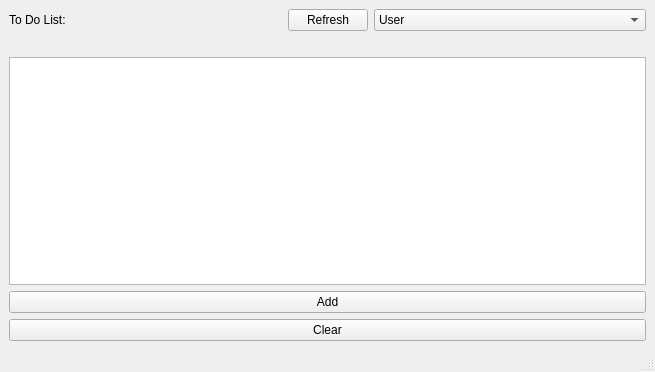
<?xml version="1.0" encoding="UTF-8"?>
<ui version="4.0">
 <class>Window</class>
 <widget class="QMainWindow" name="Window">
  <property name="geometry">
   <rect>
    <x>0</x>
    <y>0</y>
    <width>655</width>
    <height>372</height>
   </rect>
  </property>
  <property name="windowTitle">
   <string>To Do List</string>
  </property>
  <widget class="QWidget" name="centralwidget">
   <layout class="QGridLayout" name="gridLayout">
    <item row="2" column="0">
     <widget class="QListWidget" name="lv_items"/>
    </item>
    <item row="3" column="0">
     <widget class="QPushButton" name="btn_add">
      <property name="text">
       <string>Add</string>
      </property>
     </widget>
    </item>
    <item row="4" column="0">
     <widget class="QPushButton" name="btn_clr">
      <property name="text">
       <string>Clear</string>
      </property>
     </widget>
    </item>
    <item row="0" column="0">
     <layout class="QHBoxLayout" name="horizontalLayout">
      <property name="sizeConstraint">
       <enum>QLayout::SetDefaultConstraint</enum>
      </property>
      <item>
       <widget class="QLabel" name="label">
        <property name="text">
         <string>To Do List:</string>
        </property>
       </widget>
      </item>
      <item>
       <widget class="QPushButton" name="btn_refr">
        <property name="sizePolicy">
         <sizepolicy hsizetype="Fixed" vsizetype="Fixed">
          <horstretch>0</horstretch>
          <verstretch>0</verstretch>
         </sizepolicy>
        </property>
        <property name="text">
         <string>Refresh</string>
        </property>
       </widget>
      </item>
      <item>
       <widget class="QComboBox" name="cbb_user">
        <property name="frame">
         <bool>true</bool>
        </property>
        <item>
         <property name="text">
          <string>User</string>
         </property>
        </item>
        <item>
         <property name="text">
          <string>Logout</string>
         </property>
        </item>
       </widget>
      </item>
     </layout>
    </item>
    <item row="1" column="0">
     <spacer name="horizontalSpacer">
      <property name="orientation">
       <enum>Qt::Horizontal</enum>
      </property>
      <property name="sizeHint" stdset="0">
       <size>
        <width>40</width>
        <height>20</height>
       </size>
      </property>
     </spacer>
    </item>
   </layout>
  </widget>
  <widget class="QMenuBar" name="menubar">
   <property name="geometry">
    <rect>
     <x>0</x>
     <y>0</y>
     <width>655</width>
     <height>21</height>
    </rect>
   </property>
  </widget>
  <widget class="QStatusBar" name="statusbar"/>
 </widget>
 <resources/>
 <connections/>
</ui>
